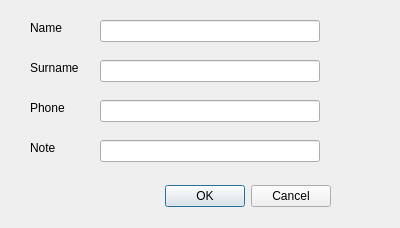
<?xml version="1.0" encoding="UTF-8"?>
<ui version="4.0">
 <class>Dialog</class>
 <widget class="QDialog" name="Dialog">
  <property name="geometry">
   <rect>
    <x>0</x>
    <y>0</y>
    <width>400</width>
    <height>228</height>
   </rect>
  </property>
  <property name="windowTitle">
   <string>Student</string>
  </property>
  <widget class="QDialogButtonBox" name="buttonBox">
   <property name="geometry">
    <rect>
     <x>-10</x>
     <y>180</y>
     <width>341</width>
     <height>32</height>
    </rect>
   </property>
   <property name="orientation">
    <enum>Qt::Horizontal</enum>
   </property>
   <property name="standardButtons">
    <set>QDialogButtonBox::Cancel|QDialogButtonBox::Ok</set>
   </property>
  </widget>
  <widget class="QLineEdit" name="lineEdit_name">
   <property name="geometry">
    <rect>
     <x>100</x>
     <y>20</y>
     <width>220</width>
     <height>22</height>
    </rect>
   </property>
  </widget>
  <widget class="QLabel" name="label_name">
   <property name="geometry">
    <rect>
     <x>30</x>
     <y>20</y>
     <width>55</width>
     <height>16</height>
    </rect>
   </property>
   <property name="text">
    <string>Name</string>
   </property>
  </widget>
  <widget class="QLineEdit" name="lineEdit_phone">
   <property name="geometry">
    <rect>
     <x>100</x>
     <y>100</y>
     <width>220</width>
     <height>22</height>
    </rect>
   </property>
  </widget>
  <widget class="QLabel" name="label_phone">
   <property name="geometry">
    <rect>
     <x>30</x>
     <y>100</y>
     <width>55</width>
     <height>16</height>
    </rect>
   </property>
   <property name="text">
    <string>Phone</string>
   </property>
  </widget>
  <widget class="QLineEdit" name="lineEdit_surname">
   <property name="geometry">
    <rect>
     <x>100</x>
     <y>60</y>
     <width>220</width>
     <height>22</height>
    </rect>
   </property>
  </widget>
  <widget class="QLabel" name="label_surname">
   <property name="geometry">
    <rect>
     <x>30</x>
     <y>60</y>
     <width>55</width>
     <height>16</height>
    </rect>
   </property>
   <property name="text">
    <string>Surname</string>
   </property>
  </widget>
  <widget class="QLabel" name="label_note">
   <property name="geometry">
    <rect>
     <x>30</x>
     <y>140</y>
     <width>55</width>
     <height>16</height>
    </rect>
   </property>
   <property name="text">
    <string>Note</string>
   </property>
  </widget>
  <widget class="QLineEdit" name="lineEdit_note">
   <property name="geometry">
    <rect>
     <x>100</x>
     <y>140</y>
     <width>220</width>
     <height>22</height>
    </rect>
   </property>
  </widget>
 </widget>
 <resources/>
 <connections>
  <connection>
   <sender>buttonBox</sender>
   <signal>accepted()</signal>
   <receiver>Dialog</receiver>
   <slot>accept()</slot>
   <hints>
    <hint type="sourcelabel">
     <x>248</x>
     <y>254</y>
    </hint>
    <hint type="destinationlabel">
     <x>157</x>
     <y>274</y>
    </hint>
   </hints>
  </connection>
  <connection>
   <sender>buttonBox</sender>
   <signal>rejected()</signal>
   <receiver>Dialog</receiver>
   <slot>reject()</slot>
   <hints>
    <hint type="sourcelabel">
     <x>316</x>
     <y>260</y>
    </hint>
    <hint type="destinationlabel">
     <x>286</x>
     <y>274</y>
    </hint>
   </hints>
  </connection>
 </connections>
</ui>
